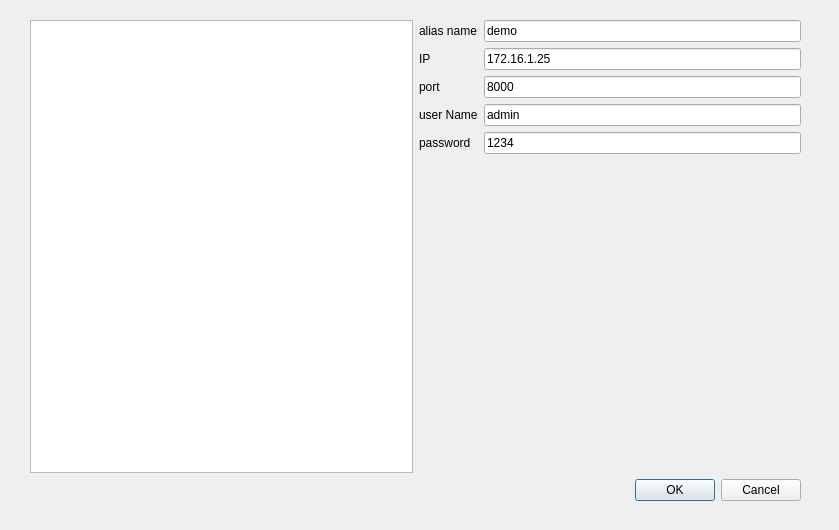
<?xml version="1.0" encoding="UTF-8"?>
<ui version="4.0">
 <class>deviceConfig</class>
 <widget class="QDialog" name="deviceConfig">
  <property name="geometry">
   <rect>
    <x>0</x>
    <y>0</y>
    <width>839</width>
    <height>530</height>
   </rect>
  </property>
  <property name="windowTitle">
   <string>Dialog</string>
  </property>
  <widget class="QWidget" name="layoutWidget">
   <property name="geometry">
    <rect>
     <x>30</x>
     <y>20</y>
     <width>771</width>
     <height>481</height>
    </rect>
   </property>
   <layout class="QVBoxLayout" name="verticalLayout_2">
    <item>
     <layout class="QHBoxLayout" name="horizontalLayout_2">
      <item>
       <widget class="QListWidget" name="listWidget"/>
      </item>
      <item>
       <layout class="QVBoxLayout" name="verticalLayout">
        <item>
         <layout class="QFormLayout" name="formLayout">
          <item row="1" column="0">
           <widget class="QLabel" name="iPLabel">
            <property name="text">
             <string>IP</string>
            </property>
           </widget>
          </item>
          <item row="1" column="1">
           <widget class="QLineEdit" name="iPLineEdit">
            <property name="text">
             <string>172.16.1.25</string>
            </property>
           </widget>
          </item>
          <item row="2" column="0">
           <widget class="QLabel" name="portLabel">
            <property name="text">
             <string>port</string>
            </property>
           </widget>
          </item>
          <item row="2" column="1">
           <widget class="QLineEdit" name="portLineEdit">
            <property name="text">
             <string>8000</string>
            </property>
           </widget>
          </item>
          <item row="3" column="0">
           <widget class="QLabel" name="userNameLabel">
            <property name="text">
             <string>user Name</string>
            </property>
           </widget>
          </item>
          <item row="3" column="1">
           <widget class="QLineEdit" name="userNameLineEdit">
            <property name="text">
             <string>admin</string>
            </property>
           </widget>
          </item>
          <item row="4" column="0">
           <widget class="QLabel" name="passwordLabel">
            <property name="text">
             <string>password</string>
            </property>
           </widget>
          </item>
          <item row="4" column="1">
           <widget class="QLineEdit" name="passwordLineEdit">
            <property name="text">
             <string>1234</string>
            </property>
           </widget>
          </item>
          <item row="0" column="0">
           <widget class="QLabel" name="aliasTitleLabel">
            <property name="text">
             <string>alias name</string>
            </property>
           </widget>
          </item>
          <item row="0" column="1">
           <widget class="QLineEdit" name="aliasTitleLineEdit">
            <property name="text">
             <string>demo</string>
            </property>
           </widget>
          </item>
         </layout>
        </item>
        <item>
         <spacer name="verticalSpacer">
          <property name="orientation">
           <enum>Qt::Vertical</enum>
          </property>
          <property name="sizeHint" stdset="0">
           <size>
            <width>20</width>
            <height>40</height>
           </size>
          </property>
         </spacer>
        </item>
       </layout>
      </item>
     </layout>
    </item>
    <item>
     <layout class="QHBoxLayout" name="horizontalLayout">
      <item>
       <spacer name="horizontalSpacer">
        <property name="orientation">
         <enum>Qt::Horizontal</enum>
        </property>
        <property name="sizeHint" stdset="0">
         <size>
          <width>40</width>
          <height>20</height>
         </size>
        </property>
       </spacer>
      </item>
      <item>
       <widget class="QDialogButtonBox" name="buttonBox">
        <property name="orientation">
         <enum>Qt::Horizontal</enum>
        </property>
        <property name="standardButtons">
         <set>QDialogButtonBox::Cancel|QDialogButtonBox::Ok</set>
        </property>
       </widget>
      </item>
     </layout>
    </item>
   </layout>
  </widget>
 </widget>
 <resources/>
 <connections>
  <connection>
   <sender>buttonBox</sender>
   <signal>accepted()</signal>
   <receiver>deviceConfig</receiver>
   <slot>accept()</slot>
   <hints>
    <hint type="sourcelabel">
     <x>248</x>
     <y>254</y>
    </hint>
    <hint type="destinationlabel">
     <x>157</x>
     <y>274</y>
    </hint>
   </hints>
  </connection>
  <connection>
   <sender>buttonBox</sender>
   <signal>rejected()</signal>
   <receiver>deviceConfig</receiver>
   <slot>reject()</slot>
   <hints>
    <hint type="sourcelabel">
     <x>316</x>
     <y>260</y>
    </hint>
    <hint type="destinationlabel">
     <x>286</x>
     <y>274</y>
    </hint>
   </hints>
  </connection>
 </connections>
</ui>
